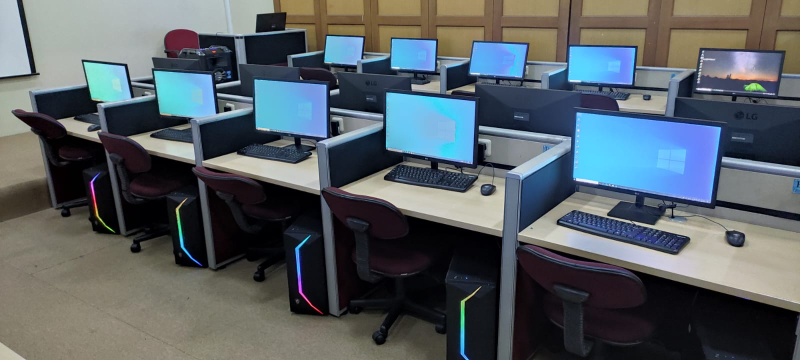
#> input picture images/lab.jpeg, 1600 x 720 px, given in place of beach.png, which was not available (shown at 1/2 size)
$ jupyter execute opencv_image_histograms.ipynb   (shell and % lines are left out)   (text cells are left out)
#> lines starting #> are read from the running program, lines starting #| are printed output that depends on the picture; after the words box and inside, x2 and y2 are one past the last pixel; in counts of white or black regions, pixels touching at a corner belong together; pictures that were not available may be replaced by others from this repository, and a replacement may not be noted
[cell 1]
%cd opencv-image-histograms

[cell 2]
# import the necessary packages
import matplotlib.pyplot as plt
import numpy as np
import imutils
import cv2

[cell 3]
def plt_imshow(title, image):
    # convert the image frame BGR to RGB color space and display it
    if len(image.shape) == 3:
        image = cv2.cvtColor(image, cv2.COLOR_BGR2RGB)
    plt.imshow(image)
    plt.title(title)
    plt.grid(False)
    plt.show()

[cell 4]
def plot_histogram(image, title, mask=None):
	# split the image into its respective channels, then initialize
	# the tuple of channel names along with our figure for plotting
	chans = cv2.split(image)
	colors = ("b", "g", "r")
	plt.figure()
	plt.title(title)
	plt.xlabel("Bins")
	plt.ylabel("# of Pixels")

	# loop over the image channels
	for (chan, color) in zip(chans, colors):
		# create a histogram for the current channel and plot it
		hist = cv2.calcHist([chan], [0], mask, [256], [0, 256])
		plt.plot(hist, color=color)
		plt.xlim([0, 256])

	plt.show()

[cell 5]
# # construct the argument parser and parse the arguments
# ap = argparse.ArgumentParser()
# ap.add_argument("-i", "--image", type=str, required=True,
# 	help="path to input image")
# args = vars(ap.parse_args())

# since we are using Jupyter Notebooks we can replace our argument
# parsing code with *hard coded* arguments and values
args = {
    "image": "beach.png"
}

[cell 6]
# load the input image and convert it to grayscale
image = cv2.imread(args["image"])
#> image is the input picture: shape (720, 1600, 3); mean B, G, R 100.7, 95.4, 86.9
image = cv2.cvtColor(image, cv2.COLOR_BGR2GRAY)
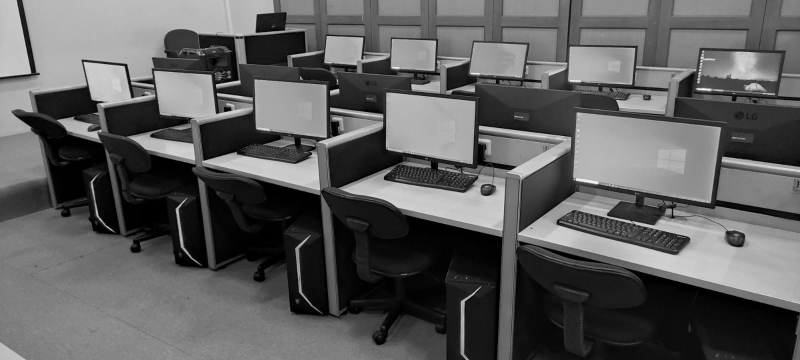
#> image: shape (720, 1600) (shown at 1/2 size); min 0, max 253, mean 93.4

[cell 7]
# compute a grayscale histogram
hist = cv2.calcHist([image], [0], None, [256], [0, 256])
#> hist = 256 values, max 21961 at index 1, min 0 at index 254, mean 4500

[cell 8]
# matplotlib expects RGB images so convert and then display the image
# with matplotlib
plt.figure()
plt.axis("off")
plt.imshow(cv2.cvtColor(image, cv2.COLOR_GRAY2RGB))

# plot the histogram
plt.figure()
plt.title("Grayscale Histogram")
plt.xlabel("Bins")
plt.ylabel("# of Pixels")
plt.plot(hist)
plt.xlim([0, 256])
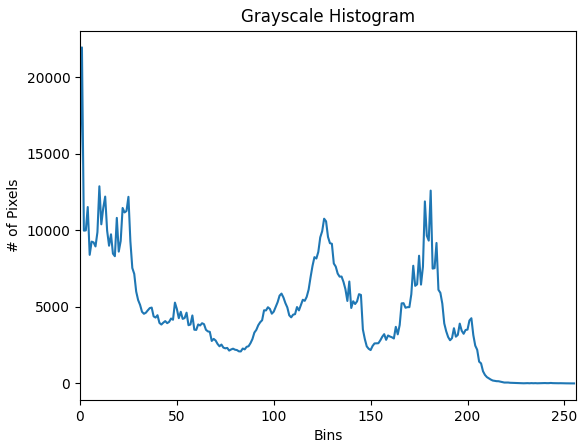
#> figure drawn by matplotlib, 1 panel; curve peaks at x = 1, y = 21961

[cell 9]
# normalize the histogram
hist /= hist.sum()
#> hist = 256 values, max 0.0191 at index 1, min 0 at index 254, mean 0.00391

# plot the normalized histogram
plt.figure()
plt.title("Grayscale Histogram (Normalized)")
plt.xlabel("Bins")
plt.ylabel("% of Pixels")
plt.plot(hist)
plt.xlim([0, 256])
plt.show()
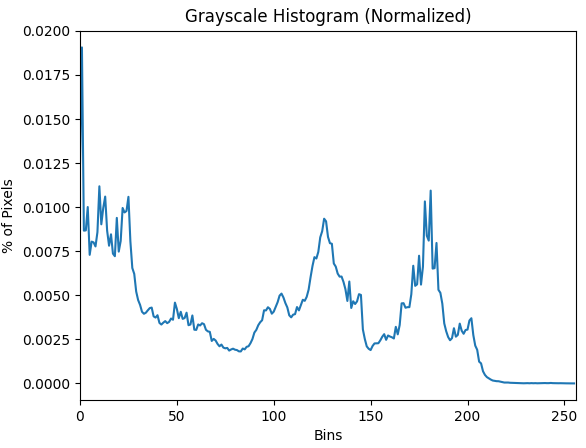
#> figure drawn by matplotlib, 1 panel; curve peaks at x = 1, y = 0.0191

[cell 10]
# load the input image from disk
image = cv2.imread(args["image"])

[cell 11]
# split the image into its respective channels, then initialize the
# tuple of channel names along with our figure for plotting
chans = cv2.split(image)
colors = ("b", "g", "r")
plt.figure()
plt.title("'Flattened' Color Histogram")
plt.xlabel("Bins")
plt.ylabel("# of Pixels")

# loop over the image channels
for (chan, color) in zip(chans, colors):
	# create a histogram for the current channel and plot it
	hist = cv2.calcHist([chan], [0], None, [256], [0, 256])
	plt.plot(hist, color=color)
	plt.xlim([0, 256])
#> this loop made 3 passes
#> color on passes 1 to 3: 'b', 'g', 'r'
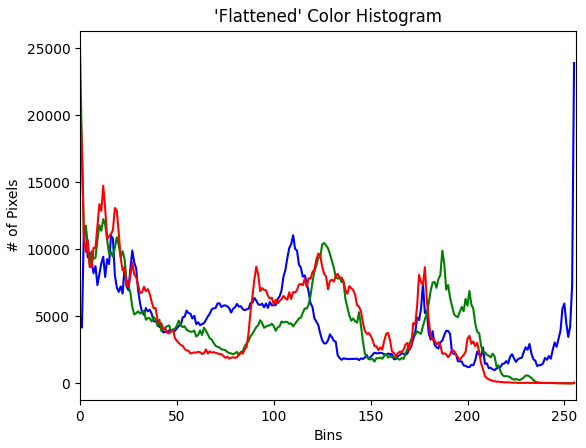
#> figure drawn by matplotlib, 1 panel; curve peaks at x = 255, y = 23888; curve peaks at x = 0, y = 25051; curve peaks at x = 0, y = 21621

[cell 12]
# create a new figure and then plot a 2D color histogram for the
# green and blue channels
fig = plt.figure(figsize=(15, 25))
ax = fig.add_subplot(131)
hist = cv2.calcHist([chans[1], chans[0]], [0, 1], None, [32, 32],
	[0, 256, 0, 256])
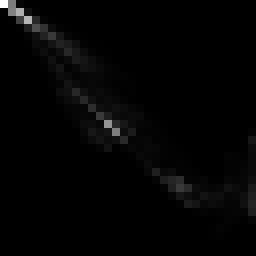
#> hist: shape (32, 32) float32 (shown 8 times larger); min 0, max 67958, mean 1125; drawn with min black and max white
p = ax.imshow(hist, interpolation="nearest")
ax.set_title("2D Color Histogram for G and B")
plt.colorbar(p)

# plot a 2D color histogram for the green and red channels
ax = fig.add_subplot(132)
hist = cv2.calcHist([chans[1], chans[2]], [0, 1], None, [32, 32],
	[0, 256, 0, 256])
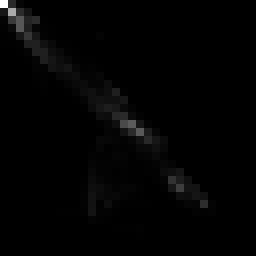
#> hist: shape (32, 32) float32 (shown 8 times larger); min 0, max 86629, mean 1125; drawn with min black and max white
p = ax.imshow(hist, interpolation="nearest")
ax.set_title("2D Color Histogram for G and R")
plt.colorbar(p)

# plot a 2D color histogram for blue and red channels
ax = fig.add_subplot(133)
hist = cv2.calcHist([chans[0], chans[2]], [0, 1], None, [32, 32],
	[0, 256, 0, 256])
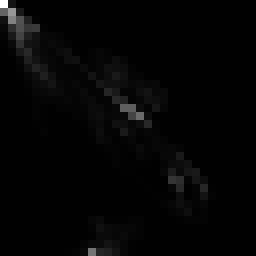
#> hist: shape (32, 32) float32 (shown 8 times larger); min 0, max 63220, mean 1125; drawn with min black and max white
p = ax.imshow(hist, interpolation="nearest")
ax.set_title("2D Color Histogram for B and R")
plt.colorbar(p)

# finally, let's examine the dimensionality of one of the 2D
# histograms
print("2D histogram shape: {}, with {} values".format(
	hist.shape, hist.flatten().shape[0]))
#| 2D histogram shape: (32, 32), with 1024 values
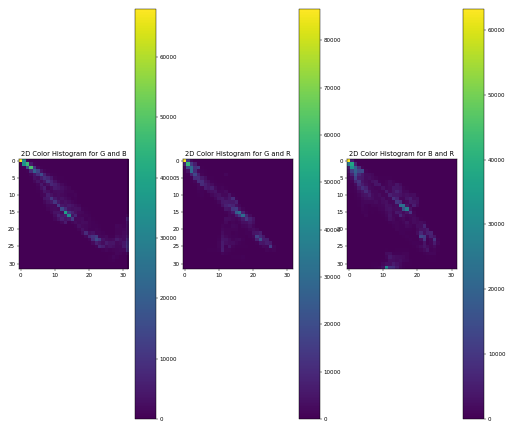
#> figure drawn by matplotlib, 6 panels

[cell 13]
# our 2D histogram could only take into account 2 out of the 3
# channels in the image so now let's build a 3D color histogram
# (utilizing all channels) with 8 bins in each direction -- we
# can't plot the 3D histogram, but the theory is exactly like
# that of a 2D histogram, so we'll just show the shape of the
# histogram
hist = cv2.calcHist([image], [0, 1, 2],
	None, [8, 8, 8], [0, 256, 0, 256, 0, 256])
print("3D histogram shape: {}, with {} values".format(
	hist.shape, hist.flatten().shape[0]))
#| 3D histogram shape: (8, 8, 8), with 512 values

[cell 14]
# display the original input image
plt.figure()
plt.axis("off")
plt.imshow(imutils.opencv2matplotlib(image))

# show our plots
plt.show()

[cell 15]
# load the beach image and plot a histogram for it
image = cv2.imread("beach.png")
plot_histogram(image, "Histogram for Original Image")
#> the loop in plot_histogram, `for (chan, color) in zip(chans, colors):` made 3 passes
plt_imshow("Original", image)

[cell 16]
# construct a mask for our image; our mask will be *black* for regions
# we want to *ignore* and *white* for regions we want to *examine*
mask = np.zeros(image.shape[:2], dtype="uint8")
cv2.rectangle(mask, (60, 290), (210, 390), 255, -1)
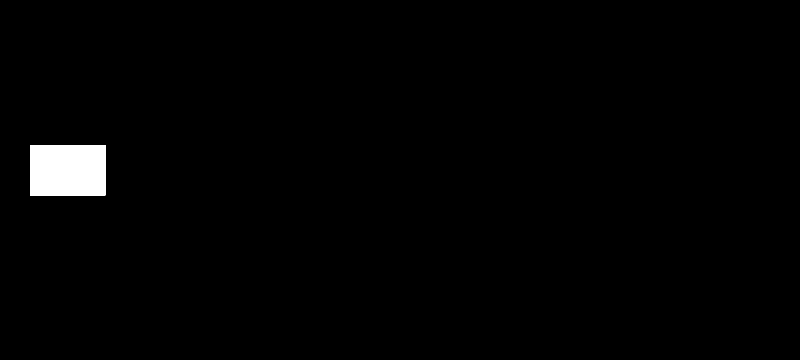
#> mask: shape (720, 1600) (shown at 1/2 size); 1.3% white; 1 white region, box (x1, y1, x2, y2) and area: (60, 290, 211, 391) 15251
plt_imshow("Mask", mask)

# display the masked region
masked = cv2.bitwise_and(image, image, mask=mask)
plt_imshow("Applying the Mask", masked)

# compute a histogram for our image, but we'll only include pixels in
# the masked region
plot_histogram(image, "Histogram for Masked Image", mask=mask)
#> call 2 of plot_histogram, with title = 'Histogram for Masked Image'
#> the loop in plot_histogram (call 2), `for (chan, color) in zip(chans, colors):` made 3 passes
#> in plot_histogram (call 2), `plt.show()`:
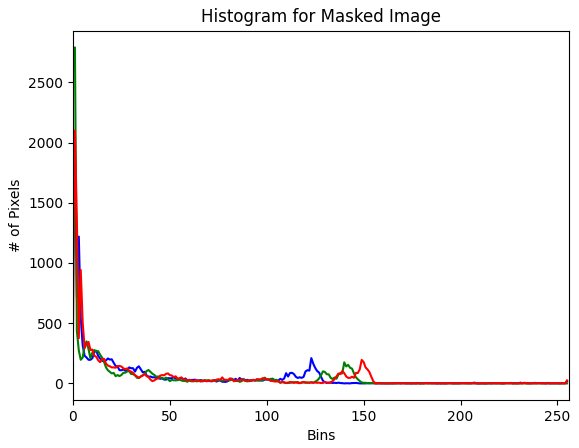
#> figure drawn by matplotlib, 1 panel; curve peaks at x = 1, y = 1925; curve peaks at x = 1, y = 2790; curve peaks at x = 1, y = 2100

# show our plots
plt.show()
